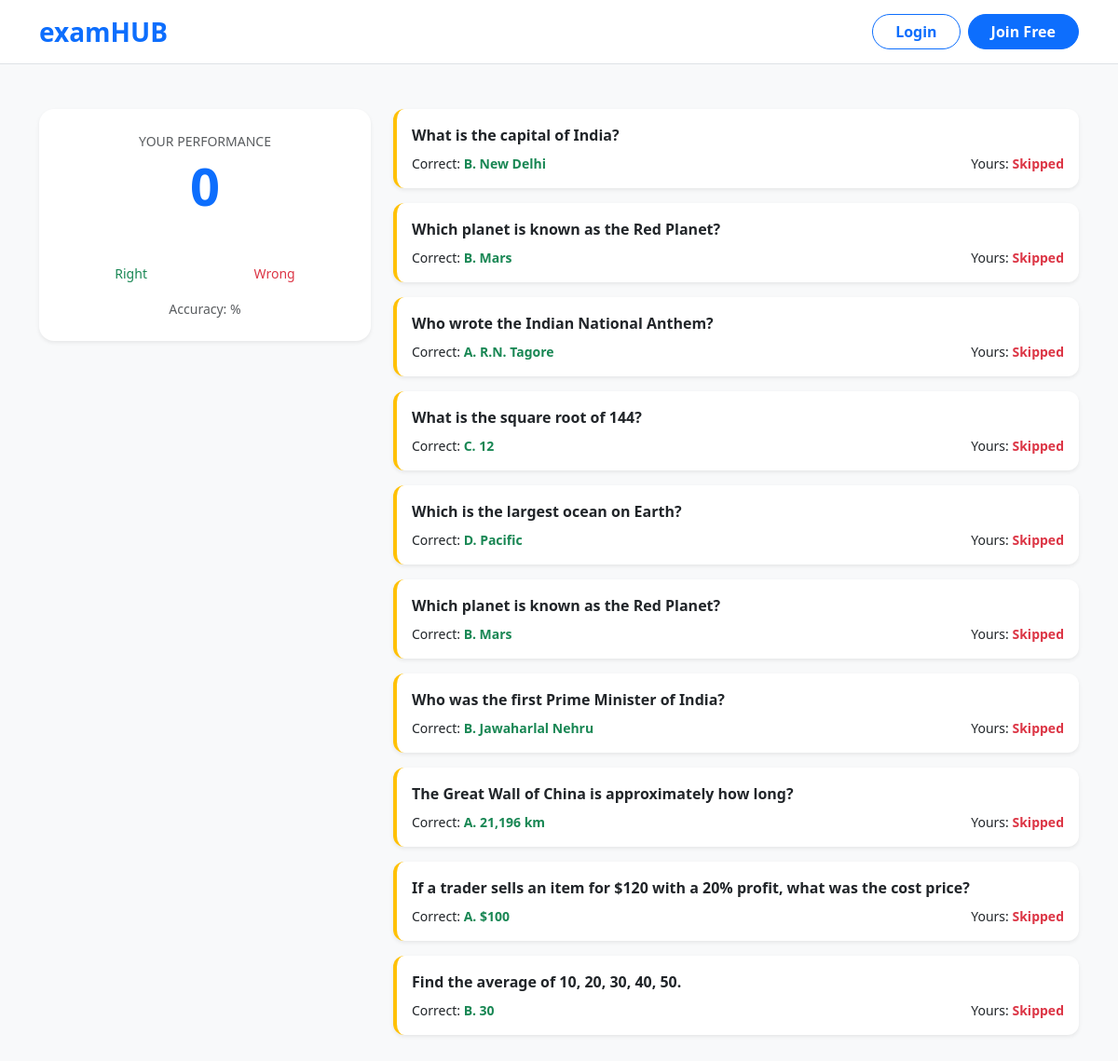
/exam/my-results.php?rid=9, run on the app's committed database.
### tables this page shows
CREATE TABLE `exam_results` (
  `id` int(11) NOT NULL,
  `user_id` int(11) DEFAULT NULL,
  `mock_id` int(11) DEFAULT NULL,
  `total_score` int(11) DEFAULT NULL,
  `correct_answers` int(11) DEFAULT NULL,
  `wrong_answers` int(11) DEFAULT NULL,
  `accuracy` decimal(5,2) DEFAULT NULL,
  `submitted_at` timestamp NOT NULL DEFAULT current_timestamp(),
  `correct_q` int(11) DEFAULT 0,
  `wrong_q` int(11) DEFAULT 0,
  `responses` text DEFAULT NULL
);

CREATE TABLE `questions` (
  `id` int(11) NOT NULL,
  `subcategory` varchar(50) DEFAULT NULL,
  `mock_id` int(11) NOT NULL,
  `question_text` text NOT NULL,
  `option_a` varchar(255) NOT NULL,
  `option_b` varchar(255) NOT NULL,
  `option_c` varchar(255) NOT NULL,
  `option_d` varchar(255) NOT NULL,
  `correct_option` char(1) NOT NULL,
  `created_at` timestamp NOT NULL DEFAULT current_timestamp()
);

### exam/my-results.php (the view)
<?php
include_once('../includes/header.php');
include_once('../includes/db_connect.php');
$rid = (int)$_GET['rid'];
$data = mysqli_fetch_assoc(
    mysqli_query($conn, "SELECT * FROM exam_results WHERE id = $rid")
);
$user_choices = json_decode($data['responses'], true);
$cat_q = mysqli_query($conn, "SELECT category_id FROM mocks WHERE id='".$data['mock_id']."'");
$cat = mysqli_fetch_assoc($cat_q);
$category_id = $cat['category_id'];
$questions = mysqli_query($conn,
    "SELECT q.*
     FROM questions q
     JOIN mocks m ON q.mock_id = m.id
     WHERE m.category_id = '$category_id'"
);
?>
<div class="container my-5">
    <div class="row">
        <div class="col-md-4 mb-4">
            <div class="card shadow-sm p-4 text-center border-0 rounded-4">
                <p class="text-muted small mb-1">YOUR PERFORMANCE</p>
                <h2 class="display-4 fw-bold text-primary">
                    <?php echo $data['total_score']; ?>
                </h2>
                <div class="d-flex justify-content-around mt-3">
                    <div class="text-success">
                        <b><?php echo $data['correct_answers']; ?></b><br>
                        <small>Right</small>
                    </div>
                    <div class="text-danger">
                        <b><?php echo $data['wrong_answers']; ?></b><br>
                        <small>Wrong</small>
                    </div>
                </div>
                <div class="mt-3 text-muted small">
                    Accuracy: <?php echo $data['accuracy']; ?>%
                </div>
            </div>
        </div>
        <div class="col-md-8">
            <?php while($q = mysqli_fetch_assoc($questions)):
                $u_ans = $user_choices[$q['id']] ?? 'skipped';
                $is_correct = (strtolower($u_ans) == strtolower($q['correct_option']));
                $card_color = ($u_ans == 'skipped')
                    ? 'border-warning'
                    : ($is_correct ? 'border-success' : 'border-danger');
            ?>
            <div class="card mb-3 shadow-sm border-0 border-start border-4 <?php echo $card_color; ?> p-3">
                <p class="fw-bold mb-2">
                    <?php echo $q['question_text']; ?>
                </p>
                <div class="small d-flex justify-content-between">
                        <?php
                        $correct_letter = strtolower($q['correct_option']);
                        $user_letter = strtolower($u_ans);
                        $correct_text = $q['option_'.$correct_letter] ?? '';
                        $user_text = ($u_ans != 'skipped') ? ($q['option_'.$user_letter] ?? '') : '';
                        ?>
                        <span>
                            Correct:
                            <b class="text-success">
                                <?php echo strtoupper($correct_letter); ?>.
                                <?php echo htmlspecialchars($correct_text); ?>
                            </b>
                        </span>
                        <span>
                            Yours:
                            <b class="<?php echo $is_correct ? 'text-success' : 'text-danger'; ?>">
                                <?php
                                if ($u_ans == 'skipped') {
                                    echo 'Skipped';
                                } else {
                                    echo strtoupper($user_letter) . '. ' . htmlspecialchars($user_text);
                                }
                                ?>
                            </b>
                        </span>
                </div>
            </div>
            <?php endwhile; ?>
        </div>
    </div>
</div>

### assets/css/main.css (style rules this page uses)
:root { --primary-color: #0056b3; --secondary-color: #6c757d; --accent-color: #ff8800; }
body { background-color: #f8f9fa; font-family: 'Segoe UI', Tahoma, Geneva, Verdana, sans-serif; }
.card { border-radius: 12px; transition: transform 0.2s ease-in-out; }

### data on the page
exam_results: total_score "0"
questions: question_text "What is the capital of India?", correct_option "B", option_b "New Delhi", shows "Skipped"
questions: question_text "Which planet is known as the Red Planet?", correct_option "B", option_b "Mars", shows "Skipped"
questions: question_text "Who wrote the Indian National Anthem?", correct_option "A", option_a "R.N. Tagore", shows "Skipped"
questions: question_text "What is the square root of 144?", correct_option "C", option_c "12", shows "Skipped"
questions: question_text "Which is the largest ocean on Earth?", correct_option "D", option_d "Pacific", shows "Skipped"
questions: question_text "Which planet is known as the Red Planet?", correct_option "B", option_b "Mars", shows "Skipped"
questions: question_text "Who was the first Prime Minister of India?", correct_option "B", option_b "Jawaharlal Nehru", shows "Skipped"
questions: question_text "The Great Wall of China is approximately how long?", correct_option "A", option_a "21,196 km", shows "Skipped"
questions: question_text "If a trader sells an item for $120 with a 20% profit, what was the cost price?", correct_option "A", option_a "$100", shows "Skipped"
questions: question_text "Find the average of 10, 20, 30, 40, 50.", correct_option "B", option_b "30", shows "Skipped"
